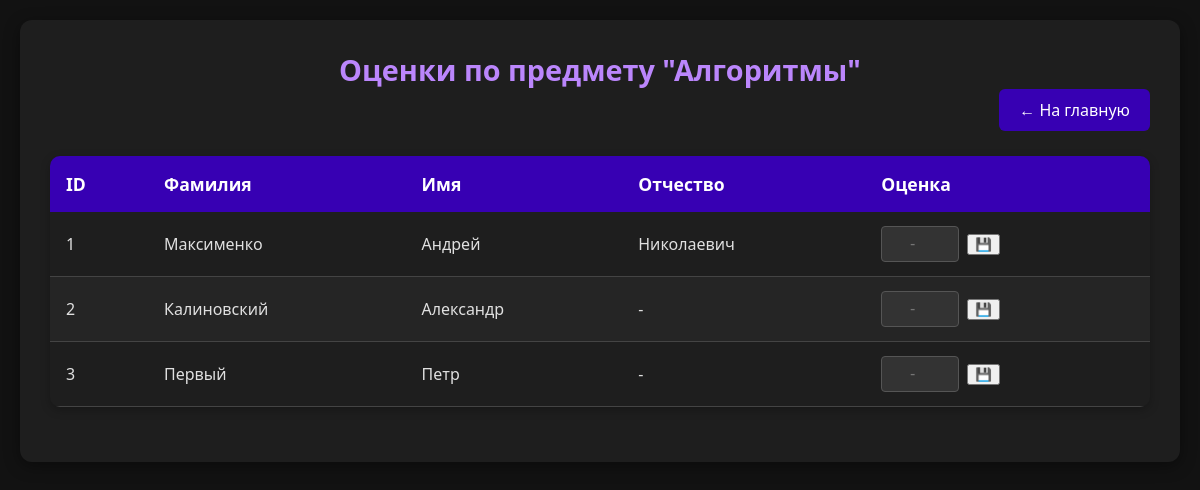
The app's page /al (signed in), older data.
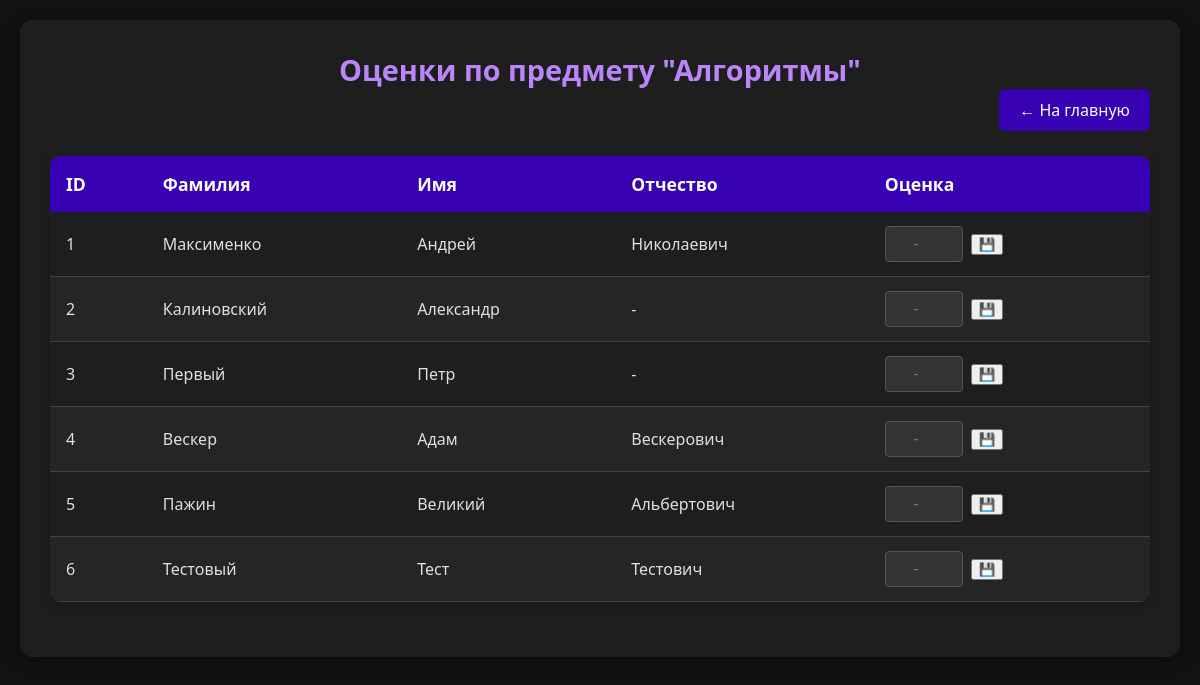
The same page, newer data.
### app.py (models this page shows)
class Student(db.Model):
    id = db.Column(db.Integer, primary_key=True)
    name = db.Column(db.String(50), nullable=False)
    surname = db.Column(db.String(50), nullable=False)
    patronymic = db.Column(db.String(50), nullable=True)

### app.py (the view)
@app.route('/al')
@login_required
def al():
    data = get_subject_data('Алгоритмы')
    return render_template('al.html', **data)

### app.py (called while the page is built)
@login_manager.user_loader
def load_user(user_id):
    return User.query.get(int(user_id))

def get_subject_data(subject_name):
    students = Student.query.all()
    grades = {}
    for grade in Grades.query.filter_by(subject=subject_name.lower()).all():
        grades[grade.student_id] = grade.grade
    return {
        'students_list': students,
        'grades': grades,
        'current_subject': subject_name
    }

### templates/al.html (shortened to what this page needs)
<!DOCTYPE html>
<html lang="ru">
<head>
    <link rel="stylesheet" href="{{ url_for('static', filename='subject-table.css') }}">
</head>
<body class="subject-page">
    <div class="subject-container">
        <h1 class="subject-title">Оценки по предмету "Алгоритмы"</h1>
        <div class="action-buttons">
            <a href="{{ url_for('home') }}" class="btn btn-primary">← На главную</a>
        </div>
        <table class="grades-table">
            <thead>
                <tr>
                    <th>ID</th>
                    <th>Фамилия</th>
                    <th>Имя</th>
                    <th>Отчество</th>
                    <th>Оценка</th>
                </tr>
            </thead>
            <tbody>
                {% for student in students_list %}
                <tr>
                    <td>{{ student.id }}</td>
                    <td>{{ student.surname }}</td>
                    <td>{{ student.name }}</td>
                    <td>{{ student.patronymic or '-' }}</td>
                    <td>
                        <form class="grade-form" method="POST" action="{{ url_for('save_grade') }}">
                            <input class="grade-input" type="number" name="grade"
                                   min="0" max="5"
                                   value="{{ grades.get(student.id, '') }}"
                                   placeholder="{{ '-' if not grades.get(student.id) else '' }}">
                            <button class="save-btn" type="submit">💾</button>
                        </form>
                    </td>
                </tr>
                {% else %}
                <tr>
                    <td colspan="5" class="no-data">Нет данных о студентах</td>
                </tr>
                {% endfor %}
            </tbody>
        </table>
    </div>
</body>
</html>

Row changes from the older to the newer data that the page shows:
added Student: id "4", surname "Вескер", name "Адам", patronymic "Вескерович", grade "-"
added Student: id "5", surname "Пажин", name "Великий", patronymic "Альбертович", grade "-"
added Student: id "6", surname "Тестовый", name "Тест", patronymic "Тестович", grade "-"
